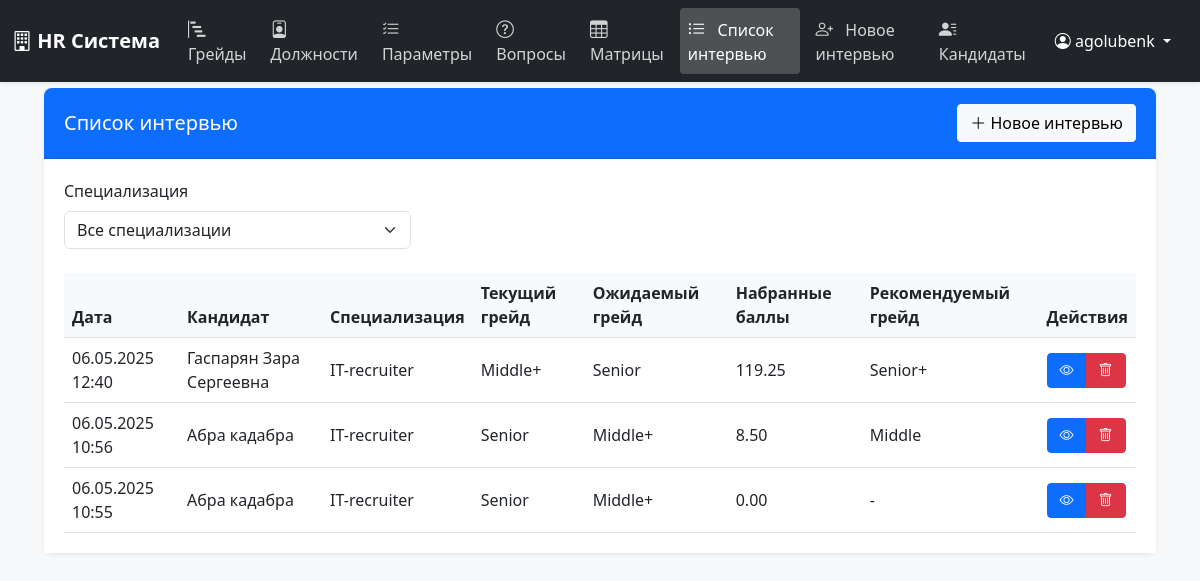
The app's page /interviews/ (signed in), older data.
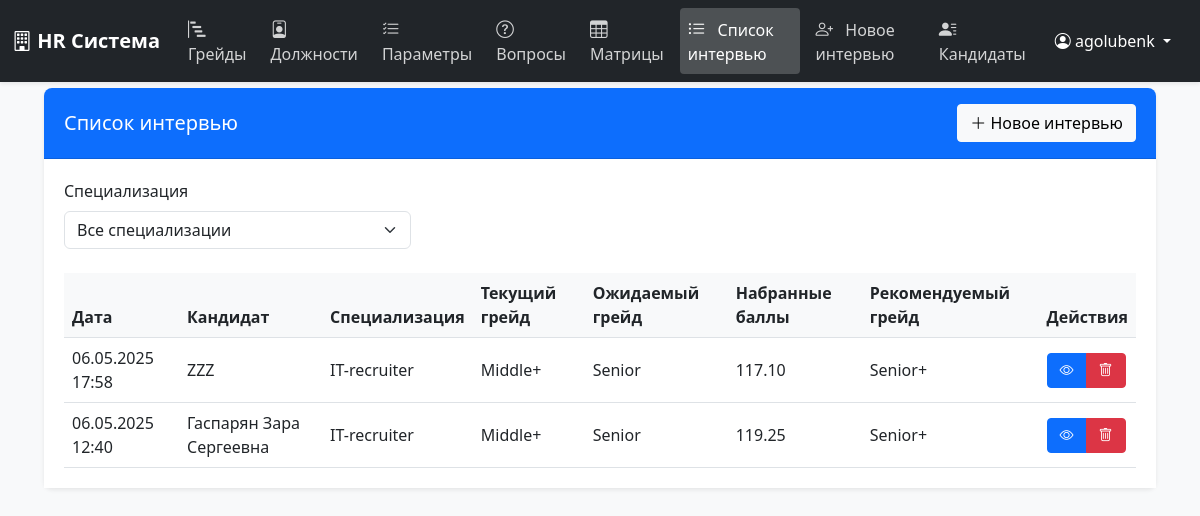
The same page, newer data.
### positions/models.py (models this page shows, shortened)
class Interview(models.Model):
    position = models.ForeignKey(Position, on_delete=models.CASCADE, verbose_name="Специализация")
    candidate_name = models.CharField(max_length=255, verbose_name="ФИО кандидата")
    expected_grade = models.ForeignKey(Grade, on_delete=models.SET_NULL, null=True, related_name='expected_interviews', verbose_name="Ожидаемый грейд")
    expected_salary = models.DecimalField(max_digits=10, decimal_places=2, verbose_name="Ожидаемая ЗП")
    current_grade = models.ForeignKey(Grade, on_delete=models.SET_NULL, null=True, blank=True, related_name='current_interviews', verbose_name="Текущий грейд")
    general_notes = models.TextField(blank=True, verbose_name="Общие заметки")
    created_at = models.DateTimeField(auto_now_add=True, verbose_name="Дата создания")
    updated_at = models.DateTimeField(auto_now=True, verbose_name="Дата обновления")
    class Meta:
        verbose_name = "Интервью"
        verbose_name_plural = "Интервью"
        ordering = ['-created_at']

class Position(models.Model):
    name = models.CharField(max_length=100, unique=True, verbose_name='Название специализации')
    is_active = models.BooleanField(default=True, verbose_name='Активна')
    class Meta:
        verbose_name = 'Специализация'
        verbose_name_plural = 'Специализации'
        ordering = ['name']

class Grade(models.Model):
    name = models.CharField(max_length=100, verbose_name='Название грейда')
    positions = models.TextField(verbose_name='Должности', blank=True)
    order = models.IntegerField(verbose_name='Порядок', default=0)
    min_score = models.DecimalField(max_digits=5, decimal_places=2, verbose_name='Минимальный балл', default=0)
    max_score = models.DecimalField(max_digits=5, decimal_places=2, verbose_name='Максимальный балл', default=100)
    class Meta:
        verbose_name = 'Грейд'
        verbose_name_plural = 'Грейды'
        ordering = ['order']

### positions/views.py (the view)
# urls.py: path('interviews/', views.InterviewListView.as_view(), name='interview_list'),
class InterviewListView(LoginRequiredMixin, ListView):
    model = Interview
    template_name = 'positions/interview_list.html'
    context_object_name = 'interviews'
    paginate_by = 10
    def get_queryset(self):
        queryset = super().get_queryset()
        position_id = self.request.GET.get('position')
        if position_id:
            queryset = queryset.filter(position_id=position_id)
        return queryset.select_related('position', 'expected_grade', 'current_grade').prefetch_related('results')
    def get_context_data(self, **kwargs):
        context = super().get_context_data(**kwargs)
        context['positions'] = Position.objects.all()
        context['selected_position'] = self.request.GET.get('position')
        return context

### positions/templatetags/positions_extras.py (called while the page is built)
@register.filter
def sum_scores(results):
    return sum(float(result.score) for result in results)

@register.filter
def get_recommended_grade(results):
    if not results:
        return None
    interview = results[0].interview
    total_score = sum(float(result.score) for result in results)
    position_grades = PositionGrade.objects.filter(
        position=interview.position
    ).select_related('grade').order_by('-grade__order')
    for position_grade in position_grades:
        if total_score >= position_grade.confirmation_points:
            return position_grade.grade.name
    return None

### templates/positions/interview_list.html (shortened to what this page needs)
{% extends 'positions/base.html' %}
{% load positions_extras %}
{% block content %}
<div class="container-fluid">
    <div class="row justify-content-center">
        <div class="col-12">
            <div class="card">
                <div class="card-header bg-primary text-white d-flex justify-content-between align-items-center">
                    <h5 class="card-title mb-0">Список интервью</h5>
                    <a href="{% url 'positions:interview_create' %}" class="btn btn-light">
                        <i class="bi bi-plus-lg"></i> Новое интервью
                    </a>
                </div>
                <div class="card-body">
                    <div class="mb-4">
                        <form method="get" class="row g-3 align-items-end">
                            <div class="col-md-4">
                                <label for="position" class="form-label">Специализация</label>
                                <select name="position" id="position" class="form-select" onchange="this.form.submit()">
                                    <option value="">Все специализации</option>
                                </select>
                            </div>
                        </form>
                    </div>
                    <div class="table-responsive">
                        <table class="table table-hover">
                            <thead>
                                <tr>
                                    <th>Дата</th>
                                    <th>Кандидат</th>
                                    <th>Специализация</th>
                                    <th>Текущий грейд</th>
                                    <th>Ожидаемый грейд</th>
                                    <th>Набранные баллы</th>
                                    <th>Рекомендуемый грейд</th>
                                    <th>Действия</th>
                                </tr>
                            </thead>
                            <tbody>
                                {% for interview in interviews %}
                                <tr>
                                    <td>{{ interview.created_at|date:"d.m.Y H:i" }}</td>
                                    <td>{{ interview.candidate_name }}</td>
                                    <td>{{ interview.position.name }}</td>
                                    <td>{{ interview.current_grade.name|default:"-" }}</td>
                                    <td>{{ interview.expected_grade.name|default:"-" }}</td>
                                    <td>
                                        {% with total_score=interview.results.all|sum_scores %}
                                        {{ total_score|floatformat:2 }}
                                        {% endwith %}
                                    </td>
                                    <td>
                                        {% with recommended_grade=interview.results.all|get_recommended_grade %}
                                        {{ recommended_grade|default:"-" }}
                                        {% endwith %}
                                    </td>
                                    <td>
                                        <div class="btn-group">
                                            <a href="{% url 'positions:interview_result' interview.pk %}" class="btn btn-sm btn-primary">
                                                <i class="bi bi-eye"></i>
                                            </a>
                                            <button type="button" class="btn btn-sm btn-danger delete-interview" data-interview-id="{{ interview.pk }}">
                                                <i class="bi bi-trash"></i>
                                            </button>
                                        </div>
                                    </td>
                                </tr>
                                {% empty %}
                                <tr>
                                    <td colspan="8" class="text-center">Нет доступных интервью</td>
                                </tr>
                                {% endfor %}
                            </tbody>
                        </table>
                    </div>
                </div>
            </div>
        </div>
    </div>
</div>
{% endblock %}

### templates/positions/base.html (shortened to what this page needs)
<!DOCTYPE html>
<html lang="ru">
<head>
    <link href="https://cdn.jsdelivr.net/npm/bootstrap@5.3.0/dist/css/bootstrap.min.css" rel="stylesheet">
    <link href="https://cdn.jsdelivr.net/npm/bootstrap-icons@1.10.0/font/bootstrap-icons.css" rel="stylesheet">
    <link rel="stylesheet" href="https://cdn.jsdelivr.net/npm/bootstrap-icons@1.11.3/font/bootstrap-icons.css">
</head>
<body>
    <nav class="navbar navbar-expand-lg navbar-dark fixed-top">
        <div class="container-fluid">
            <a class="navbar-brand" href="#">
                <i class="bi bi-building"></i> HR Система
            </a>
            <div class="collapse navbar-collapse" id="navbarNav">
                <ul class="navbar-nav me-auto">
                    <li class="nav-item">
                        <a class="nav-link {% if request.resolver_match.url_name == 'grades' %}active{% endif %}"
                           href="{% url 'positions:grades' %}">
                            <i class="bi bi-bar-chart-steps"></i> Грейды
                        </a>
                    </li>
                    <li class="nav-item">
                        <a class="nav-link {% if request.resolver_match.url_name == 'positions' %}active{% endif %}"
                           href="{% url 'positions:positions' %}">
                            <i class="bi bi-person-badge"></i> Должности
                        </a>
                    </li>
                    <li class="nav-item">
                        <a class="nav-link {% if request.resolver_match.url_name == 'parameters' %}active{% endif %}"
                           href="{% url 'positions:parameters' %}">
                            <i class="bi bi-list-check"></i> Параметры
                        </a>
                    </li>
                    <li class="nav-item">
                        <a class="nav-link {% if request.resolver_match.url_name == 'questions' %}active{% endif %}"
                           href="{% url 'positions:questions' %}">
                            <i class="bi bi-question-circle"></i> Вопросы
                        </a>
                    </li>
                    <li class="nav-item">
                        <a class="nav-link {% if request.resolver_match.url_name == 'score_matrices' %}active{% endif %}"
                           href="{% url 'positions:score_matrices' %}">
                            <i class="bi bi-table"></i> Матрицы
                        </a>
                    </li>
                    <li class="nav-item">
                        <a class="nav-link {% if request.resolver_match.url_name == 'interview_list' %}active{% endif %}"
                           href="{% url 'positions:interview_list' %}">
                            <i class="bi bi-list-ul"></i> Список интервью
                        </a>
                    </li>
                    <li class="nav-item">
                        <a class="nav-link {% if request.resolver_match.url_name == 'interview_create' %}active{% endif %}"
                           href="{% url 'positions:interview_create' %}">
                            <i class="bi bi-person-plus"></i> Новое интервью
                        </a>
                    </li>
                    <li class="nav-item">
                        <a class="nav-link {% if request.resolver_match.url_name == 'candidate_list' %}active{% endif %}" href="{% url 'positions:candidate_list' %}">
                            <i class="bi bi-person-lines-fill"></i> Кандидаты
                        </a>
                    </li>
                </ul>
                {% if user.is_authenticated %}
                <div class="user-dropdown">
                    <button class="btn btn-link dropdown-toggle" type="button" data-bs-toggle="dropdown">
                        <i class="bi bi-person-circle"></i> {{ user.username }}
                    </button>
                </div>
                {% endif %}
            </div>
        </div>
    </nav>
    <main class="main-content">
        {% block content %}{% endblock %}
    </main>
</body>
</html>

### templates/positions/base.html (style rules this page uses)
body { min-height: 100vh; background-color: #f8f9fa; padding-top: 56px; color: #212529; }
.navbar { background-color: #212529; box-shadow: 0 2px 4px rgba(0,0,0,.08); }
.navbar-brand { font-weight: 600; color: #fff; font-size: 1.25rem; }
.nav-link { color: #fff; opacity: 0.8; transition: all 0.3s; padding: 0.5rem 1rem; border-radius: 0.25rem; margin: 0 0.25rem; }
.nav-link.active { opacity: 1; background-color: rgba(255, 255, 255, 0.2); font-weight: 500; }
.nav-link i { margin-right: 0.5rem; font-size: 1.1rem; }
.main-content { padding: 2rem; }
.card { border: none; box-shadow: 0 2px 4px rgba(0,0,0,.08); border-radius: 0.5rem; background-color: #fff; }
.card-header { border-radius: 0.5rem 0.5rem 0 0 !important; padding: 1rem 1.25rem; background-color: #fff; border-bottom: 1px solid rgba(0,0,0,.125); }
.card-body { padding: 1.25rem; background-color: #fff; }
.user-dropdown .btn-link { color: #fff; text-decoration: none; padding: 0.5rem 1rem; border-radius: 0.25rem; transition: all 0.3s; }
.btn { border-radius: 0.25rem; padding: 0.375rem 0.75rem; font-weight: 500; transition: all 0.3s; }
.btn-primary { background-color: #0d6efd; border-color: #0d6efd; }
.table { margin-bottom: 0; color: #212529; }
.table th { font-weight: 600; background-color: #f8f9fa; color: #212529; }
.table td { color: #212529; vertical-align: middle; }

Row changes from the older to the newer data that the page shows:
removed Interview: created_at "06.05.2025 10:56", candidate_name "Абра кадабра", position.name "IT-recruiter", current_grade.name "Senior", expected_grade.name "Middle+", results "8.50", results "Middle"
removed Interview: created_at "06.05.2025 10:55", candidate_name "Абра кадабра", position.name "IT-recruiter", current_grade.name "Senior", expected_grade.name "Middle+", results "0.00", results "-"
added Interview: created_at "06.05.2025 17:58", candidate_name "ZZZ", position.name "IT-recruiter", current_grade.name "Middle+", expected_grade.name "Senior", results "117.10", results "Senior+"
